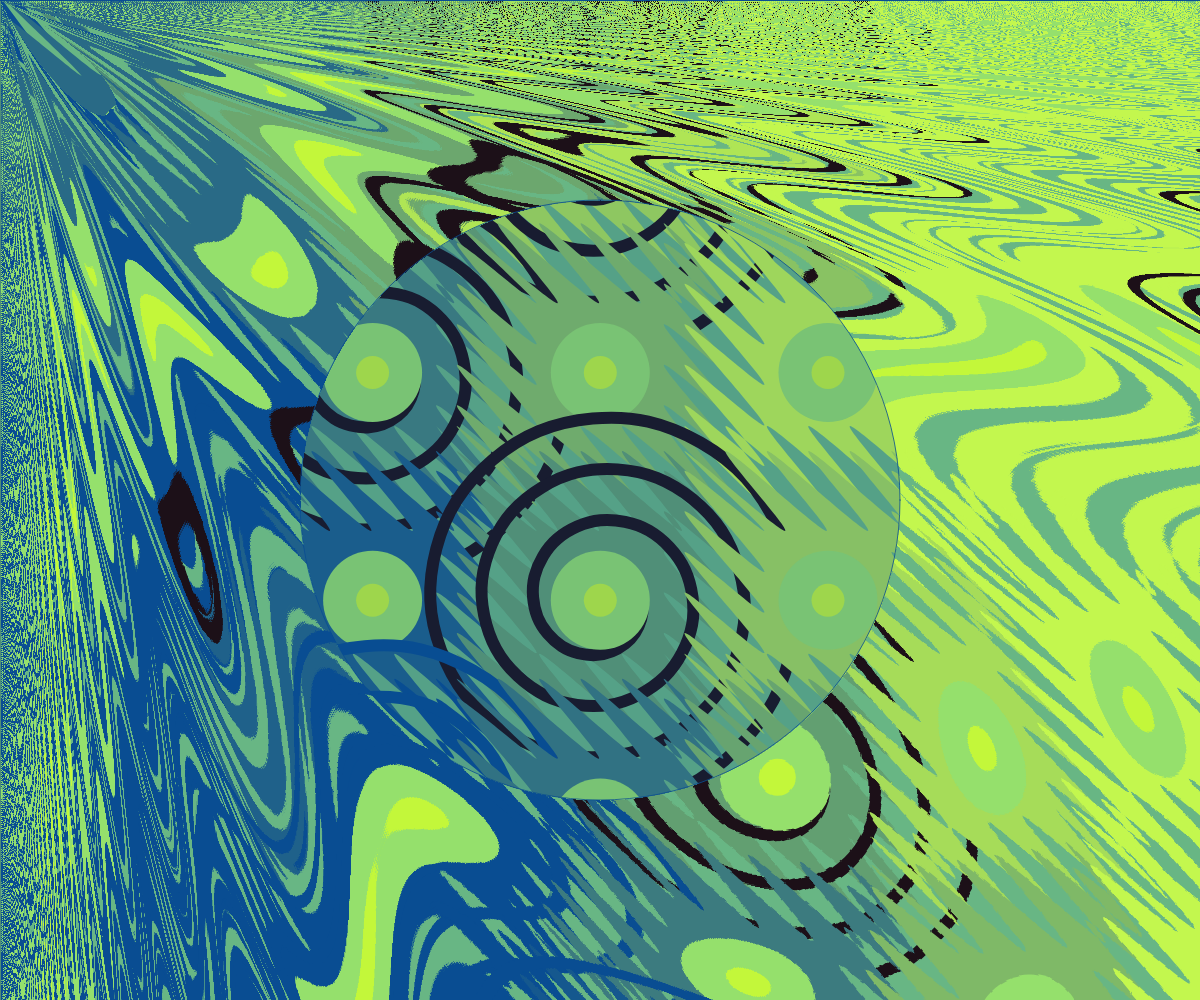
Frame 1 (no input)
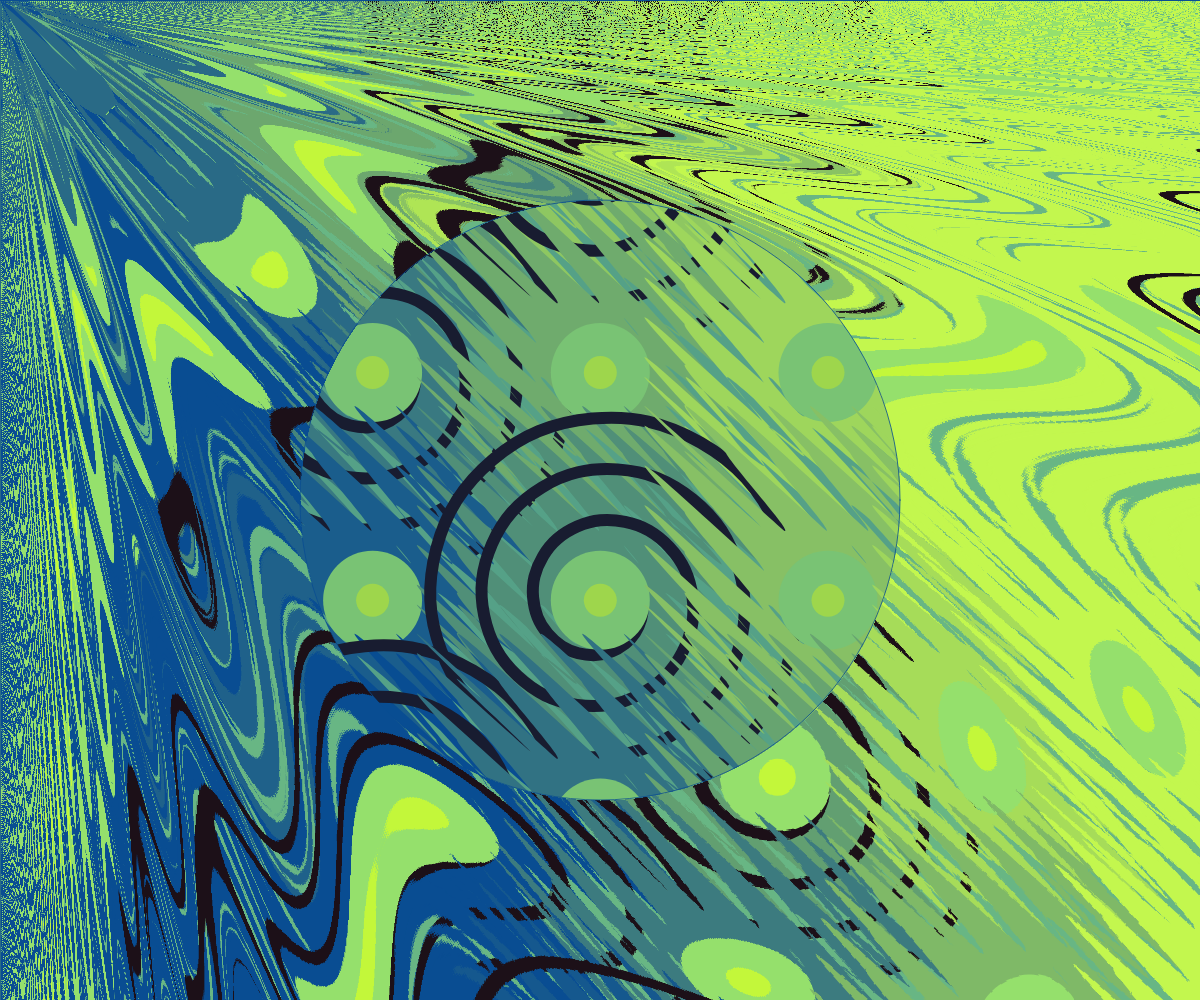
Frame 2 (the mouse pressed at the canvas centre, redrawn once)

The p5.js sketch that drew these frames (run headless with seeded random() and noise() and a simulated clock; the mouse was pressed at the canvas centre and the sketch redrawn once):

// p5.js sketch
// ── sketch.js
/*
 * Julia Liszka
 * Creative Programming II
 * Final Project
 * 
 * GREEN
 */


p5.disableFriendlyErrors = true;

let points = [];
let c1, c2;

function setup() {
	createCanvas(windowWidth, windowHeight);
	noLoop();
	c1 = color(9, 77, 146);
	c2 = color(195, 247, 78);
	randomSeed(100);
}

function draw() {
	let test = dist(width/2-100, height/2+20, width/2, height/2);
	console.log(test);

	background(104, 182, 132);

	let gridSize = 207;
	mySquare(gridSize, 10);
	let ctr = 0;
	let change = 0;
	distort();
	for (let j=-1*gridSize; j<=height+gridSize; j+=gridSize*1.1) {
		ctr = change;
		for (let i=-1*gridSize; i<=width+gridSize; i+=gridSize*1.1) {
			create(i, j);
			if (ctr%4 == 0) {
				spiral(i-gridSize/2, j-gridSize/2, 35, 5, -10, gridSize);
			}
			ctr++;
			fill(149, 224, 108);
			circle(i-gridSize/2, j-gridSize/2, 99);
			fill(195, 247, 58);
			circle(i-gridSize/2, j-gridSize/2, 33);
		}
		if (change == 0) {
			change = 1;
		}
		else {
			change = 0;
		}
	}

	img = distortImage();
	img.resize(width, height);
	image(img, 0, 0);

	fill(9, 77, 146, 50);
	stroke(9, 77, 146);
	strokeWeight(0.8);
	circle(width/2, height/2, 600);
}

function distortImage() {
	let output = createImage(width, height);
	loadPixels();
	output.loadPixels();

	for (let y=0; y<height; y++) {
		for (let x=0; x<width; x++) {      

			let a = 110;
			let tempX = 0.9*int(x+a*cos(x/y*PI));
			let tempY = 0.9*int(y+a*cos(y/x*PI));

			let px = get(tempX, tempY);
			if (dist(x, y, width/2, height/2) > 300) {
				output.set(x, y, px);
			}

		}
	}
	output.updatePixels();
	return output;
}

function dist(x0, y0, x1, y1) {
	let a = (x0-x1)^2;
	let b =(y0-y1)^2
	return integer(sqrt(a + b));
}

function spiral(centerX, centerY, deg, spread, startR, endR) {
	let angle = map(deg, -180, 180, -1*PI, PI);
	let radius = startR;
	let theta = 0;
	let x = 0;
	let y = 0;

	push();

	translate(centerX, centerY);

	noFill();
	if (random() < 0.25) {
		stroke(9, 77, 146);
	}
	else {
		stroke(28, 16, 24);
	}
	strokeWeight(12);

	beginShape();
	while (radius <= endR) {
		radius += spread;
		theta += angle;
		x = radius*cos(theta);
		y = radius*sin(theta);
		curveVertex(x, y);
	}
	endShape();

	pop();
}

function mySquare(s, n) {

	// s = side length
	// n = nummber of points
	// n/s = points per side

	for (let j=0; j<4; j++) {
		for (let i=0; i<=s; i+=s/n) {
			let p;
			if (j == 0) {
				p = createVector(i, 0);
			}
			else if (j == 1) {
				p = createVector(s, i);
			}
			else if (j == 2) {
				p = createVector(s-i, s);
			}
			else {
				p = createVector(0, s-i);
			}
			points.push(p);
		}
	}

	return points;
}

function distort() {
	for (let i=0; i<points.length; i++){
		let x = points[i].x;
		let y = map(points[i].y, 0, height, 10, height-10);
		points[i].x = x + 40* cos(i*PI);
		points[i].y = y + 40* cos(i*PI);
	}
}

function create(x, y) {
	let cHelper = map(-2.1*x+1.2*y, 0, -2.1*width+1.2*height, 0, 1);
	let c = lerpColor(c1, c2, cHelper);
	fill(c);
	noStroke();

	push();
	translate(x, y);
	rotate(PI);

	beginShape();
	for (let i=0; i<points.length; i++) {
		curveVertex(points[i].x, points[i].y);
	}
	endShape(CLOSE);

	pop();
}
